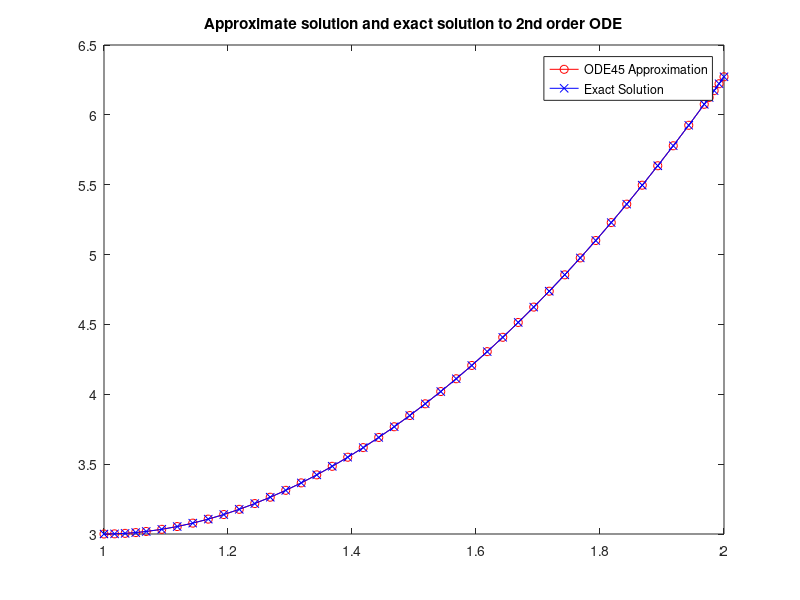
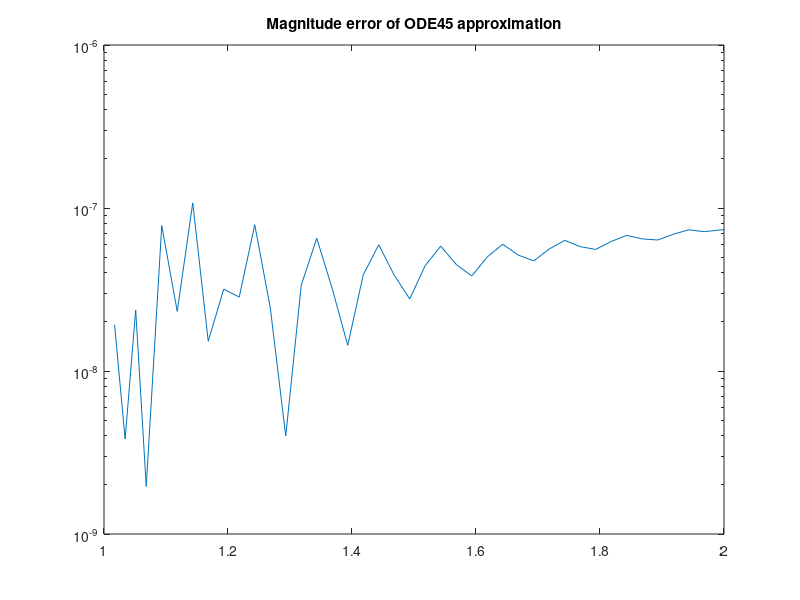

Write MATLAB code to recreate these figures, in order.
% ACM 95a Problem Set 6
% Problem 3
% Section 9
% John Heath
clc; clear; close all;

% Define the initial conditions vector Y0 = [y(1); y'(1)]
Y0 = [3;0];
% Define the function F(t, Y) = Y' = [y'; y''] in terms of the vector
% Y = [y, y']
F = @(t, Y) [Y(2); (2 ./ t.^2) .* Y(1) + 3 - 1 ./ t.^2];
% We want to solve on the interval [1, 2]
tspan = [1, 2];
% Approximate the ODE!
[t, Y] = ode45(F, tspan, Y0);
y_approx = Y(:,1);

% Now I should find the numerical solution
f = @(t) t.^2 .* log(t) + t.^2 ./ 2 + 1./2 + 2./t;
y_exact = f(t);

% Time to make plots!
figure;
plot(t, y_approx, 'r-o');
title("Approximate solution and exact solution to 2nd order ODE");
hold on;
plot(t, y_exact, 'b-x');
hold off;
legend('ODE45 Approximation', 'Exact Solution')

% Plot magnitude error
figure;
error = abs(y_exact - y_approx);
semilogy(t, error);
title("Magnitude error of ODE45 approximation")
